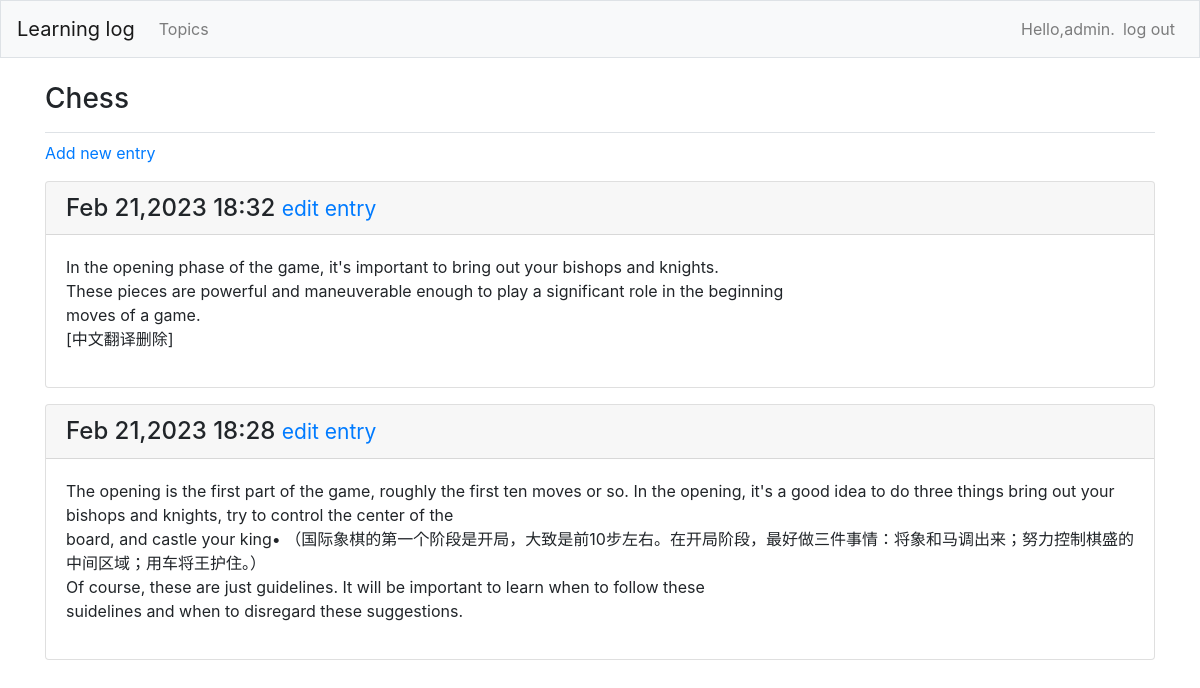
/topics/1 (signed in), run on the app's committed database.
### learning_logs/models.py (models this page shows, shortened)
class Topic(models.Model):
    text = models.CharField(max_length=200)
    date_added = models.DateTimeField(auto_now_add=True)
    owner = models.ForeignKey(User,on_delete=models.CASCADE)
    def __str__(self):
        return self.text

class Entry(models.Model):
    topic = models.ForeignKey(Topic,on_delete=models.CASCADE)
    text = models.TextField()
    date_added = models.DateTimeField(auto_now_add=True)
    class Meta:
        verbose_name_plural = 'entries'

### learning_logs/views.py (the view)
# urls.py: path('topics/<int:topic_id>',views.topic,name='topic'),
@login_required
def topic(request,topic_id):
    topic = Topic.objects.get(id=topic_id)
    if topic.owner != request.user:
        raise Http404
    entries = topic.entry_set.order_by('-date_added') # - 号代表降序
    context = {'topic':topic,'entries':entries}
    return render(request,'learning_logs/topic.html',context)

### learning_logs/templates/learning_logs/topic.html
{% extends 'learning_logs/base.html' %}
{% block page_header %}
    <h3>{{ topic }}</h3>
{% endblock page_header %}
{% block content %}
    <p>
        <a href="{% url 'learning_logs:new_entry' topic.id %}">Add new entry</a>
    </p>
    {% for entry in entries %}
        <div class="card mb-3">
            <h4 class="card-header">
                {{ entry.date_added|date:'M d,Y H:i' }}
                <small>
                    <a href="{% url 'learning_logs:edit_entry' entry.id %}">
                        edit entry
                    </a>
                </small>
            </h4>
            <div class="card-body">
                {{ entry.text|linebreaks }}
            </div>
        </div>
    {% empty %}
        <p>There are no entries for this topic yet.</p>>
    {% endfor %}
{% endblock content %}

### learning_logs/templates/learning_logs/base.html (shortened to what this page needs)
{% load bootstrap4 %}
<!doctype html>
<html lang="en">
    <head>
        {% bootstrap_css %}
    </head>
    <body>
        <nav class="navbar navbar-expand-md navbar-light bg-light mb-4 border">
            <a class="navbar-brand" href="{% url 'learning_logs:index' %}">Learning log</a>
            <div class="collapse navbar-collapse" id="navbarCollapse">
                <ul class="navbar-nav mr-auto">
                    <li class="nav-item">
                        <a class="nav-link" href="{% url 'learning_logs:topics' %}">Topics</a>
                    </li>
                </ul>
                <ul class="navbar-nav ml-auto">
                    {% if user.is_authenticated %}
                    <li class="nav-item">
                        <span class="navbar-text">Hello,{{ user.username }}.</span>
                    </li>
                    <li class="nav-item">
                        <a class="nav-link" href="{% url 'users:logout' %}">log out</a>
                    </li>
                    {% else %}
                    <li class="nav-item">
                        <a class="nav-item" href="{% url 'users:login' %}">login</a>
                    </li>
                    {% endif %}
                </ul>
            </div>
        </nav>
        <main role="main" class="container">
            <div class="pb-2 mb-2 border-bottom">
                {% block page_header %}{% endblock page_header %}
            </div>
            <div>
                {% block content %}{% endblock content %}
            </div>
        </main>
    </body>
</html>

### data on the page
Topic: text "Chess"
Entry: date_added "Feb 21,2023 18:32", text "In the opening phase of the game, it's important to bring out your bishops and knights. These pieces are powerful and maneuverable enough to play a significant role in the beginning moves of a game. [中文翻译删除]"
Entry: date_added "Feb 21,2023 18:28", text "The opening is the first part of the game, roughly the first ten moves or so. In the opening, it's a good idea to do three things bring out your bishops and knights, try to control the center of the board, and castle your king• （国际象棋的第一个阶段是开局，大致是前10步左右。在开局阶段，最好做三件事情：将象和马调出来；努力控制棋盛的中间区域；用车将王护住。） Of course, these are just guidelines. It will be important to learn when to follow these suidelines and when to disregard these suggestions."

### other printed values
{{ user.username }} "admin"
